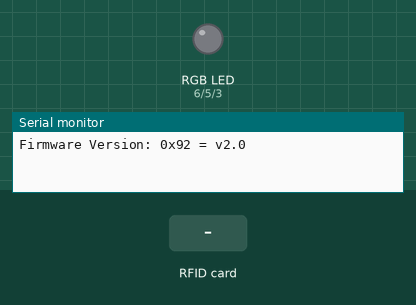
The sketch below on a simulated Arduino Uno, built with avr-gcc and run on an emulated ATmega328P. Parts: an RGB LED mixed from three pins (HIGH = lit), the last lines printed to the serial monitor. The test bench sets the inputs (shaded band). Pins used as bus, display or sensor lines are not drawn.

Above: at 1.2 s.
1.3 s: RFID card 5E 7A 19 C4 held to the reader
At 1.7 s:
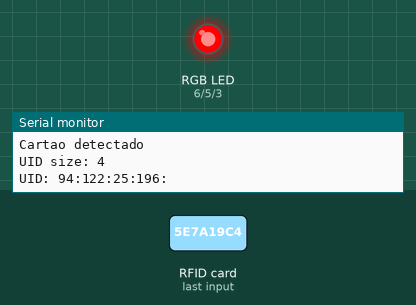
Timing chart, 0 to 4.3 s (numbered marks = the images above; inputs shaded):
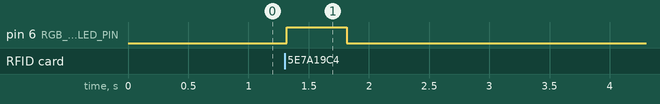

The sketch:

ARDUINO_RFID_LED.ino
```cpp
#include <SPI.h>               // library SPI, interligar perifericos a um dispositivo mestre utilizando comunicacao serial
#include <MFRC522.h>           // library RFID

#define DELAY_MS 500           // DELAY
#define RGB_RED_LED_PIN 6      // LED pino vermelho
#define RGB_GREEN_LED_PIN 5    // LED pino verde
#define RGB_BLUE_LED_PIN 3     // LED pino azul
#define SS_PIN 10              // pino SDA do arduino
#define RST_PIN 9              // pino RST (RESET) do arduino

#define NUMBER_OF_KEYS 2
static unsigned short code[NUMBER_OF_KEYS][4] = { {45, 28, 7, 50},{100, 20, 300, 400} };

MFRC522 rfid(SS_PIN, RST_PIN); //Iniciamos o objeto RFID

String cardID;      //Declaramos uma variável de tipo string
                    //para armazenar o valor dos dados obtidos da
                    // etiqueta RFID

void setup() {

  // RFID
  Serial.begin(9600); // inicia comunicacao serial para ler as respostas do modulo RFID
  SPI.begin(); // inicia comunicacao SPI
  rfid.PCD_Init(); // inicia RFID
  delay(10);
  rfid.PCD_DumpVersionToSerial();

  // LED RGB
  pinMode(RGB_RED_LED_PIN, OUTPUT);
  pinMode(RGB_BLUE_LED_PIN, OUTPUT);
  pinMode(RGB_GREEN_LED_PIN, OUTPUT);
}

// Funcao para escolher a cor dos LEDs (HIGH ou LOW)
void setRgbLedColor(int red, int green, int blue){
  digitalWrite(RGB_RED_LED_PIN, red);
  digitalWrite(RGB_GREEN_LED_PIN, green);
  digitalWrite(RGB_BLUE_LED_PIN, blue);
}

void loop() {
  // Reseta o loop se nenhum cartao for detectado
  if (!rfid.PICC_IsNewCardPresent()) {
    return;
  }

  Serial.println("Cartao detectado");

  unsigned short doOpen = checkID();
  if (doOpen != 0) {
    setRgbLedColor(LOW, HIGH, LOW); // LED verde
    delay(DELAY_MS);
    setRgbLedColor(LOW, LOW, LOW); // LED off
  } else {
    setRgbLedColor(HIGH, LOW, LOW); // LED vermelho
    delay(DELAY_MS);
    setRgbLedColor(LOW, LOW, LOW); // LED off
  }
}

unsigned short checkID() {
  if (!rfid.PICC_ReadCardSerial()) {
    return 0;
  }

  Serial.print("UID size: "); Serial.println(rfid.uid.size);
  Serial.print("UID: ");
  Serial.print(rfid.uid.uidByte[0]); Serial.print(":");
  Serial.print(rfid.uid.uidByte[1]); Serial.print(":");
  Serial.print(rfid.uid.uidByte[2]); Serial.print(":");
  Serial.print(rfid.uid.uidByte[3]); Serial.println(":");

  short doOpen = 0, i;
  for(i=0; i<NUMBER_OF_KEYS; i++){
    if(rfid.uid.uidByte[0]==code[i][0] && rfid.uid.uidByte[1]==code[i][1] && rfid.uid.uidByte[2]==code[i][2] && rfid.uid.uidByte[3]==code[i][3]){
      doOpen = 1;
      Serial.println("Codigo aceito");
      break;
    }
  }

  rfid.PICC_HaltA(); // Stop reading
  return doOpen;
}
```

Measured:
- after the input at 1.3 s, pin 6 (RGB_RED_LED_PIN): LOW → HIGH at once, → LOW 0.50 s later
